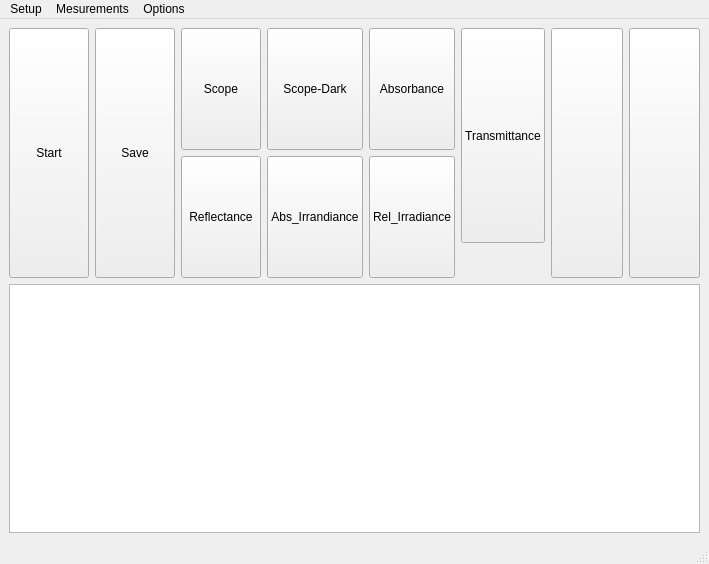
<?xml version="1.0" encoding="UTF-8"?>
<ui version="4.0">
 <class>MainWindow</class>
 <widget class="QMainWindow" name="MainWindow">
  <property name="geometry">
   <rect>
    <x>0</x>
    <y>0</y>
    <width>709</width>
    <height>564</height>
   </rect>
  </property>
  <property name="windowTitle">
   <string>MainWindow</string>
  </property>
  <widget class="QWidget" name="centralwidget">
   <layout class="QVBoxLayout" name="verticalLayout_6">
    <item>
     <layout class="QVBoxLayout" name="verticalLayout_5">
      <item>
       <layout class="QHBoxLayout" name="horizontalLayout_2">
        <item>
         <layout class="QHBoxLayout" name="horizontalLayout">
          <item>
           <widget class="QPushButton" name="startStopButton2">
            <property name="sizePolicy">
             <sizepolicy hsizetype="Minimum" vsizetype="Expanding">
              <horstretch>0</horstretch>
              <verstretch>0</verstretch>
             </sizepolicy>
            </property>
            <property name="text">
             <string>Start</string>
            </property>
            <property name="icon">
             <iconset>
              <normaloff>../../../../Pictures/Icons/green-play-button-png.png</normaloff>../../../../Pictures/Icons/green-play-button-png.png</iconset>
            </property>
           </widget>
          </item>
          <item>
           <widget class="QPushButton" name="saveButton">
            <property name="sizePolicy">
             <sizepolicy hsizetype="Minimum" vsizetype="Expanding">
              <horstretch>0</horstretch>
              <verstretch>0</verstretch>
             </sizepolicy>
            </property>
            <property name="text">
             <string>Save</string>
            </property>
            <property name="icon">
             <iconset>
              <normaloff>../../../../Pictures/Icons/sa.png</normaloff>../../../../Pictures/Icons/sa.png</iconset>
            </property>
           </widget>
          </item>
          <item>
           <layout class="QVBoxLayout" name="verticalLayout">
            <item>
             <widget class="QPushButton" name="scopeButton">
              <property name="sizePolicy">
               <sizepolicy hsizetype="Minimum" vsizetype="Expanding">
                <horstretch>0</horstretch>
                <verstretch>0</verstretch>
               </sizepolicy>
              </property>
              <property name="text">
               <string>Scope</string>
              </property>
             </widget>
            </item>
            <item>
             <widget class="QPushButton" name="reflectanceButton">
              <property name="sizePolicy">
               <sizepolicy hsizetype="Minimum" vsizetype="Expanding">
                <horstretch>0</horstretch>
                <verstretch>0</verstretch>
               </sizepolicy>
              </property>
              <property name="text">
               <string>Reflectance</string>
              </property>
             </widget>
            </item>
           </layout>
          </item>
          <item>
           <layout class="QVBoxLayout" name="verticalLayout_2">
            <item>
             <widget class="QPushButton" name="scope_dark">
              <property name="sizePolicy">
               <sizepolicy hsizetype="Minimum" vsizetype="Expanding">
                <horstretch>0</horstretch>
                <verstretch>0</verstretch>
               </sizepolicy>
              </property>
              <property name="text">
               <string>Scope-Dark</string>
              </property>
             </widget>
            </item>
            <item>
             <widget class="QPushButton" name="AbIrradiance">
              <property name="sizePolicy">
               <sizepolicy hsizetype="Minimum" vsizetype="Expanding">
                <horstretch>0</horstretch>
                <verstretch>0</verstretch>
               </sizepolicy>
              </property>
              <property name="text">
               <string>Abs_Irrandiance</string>
              </property>
             </widget>
            </item>
           </layout>
          </item>
          <item>
           <layout class="QVBoxLayout" name="verticalLayout_3">
            <item>
             <widget class="QPushButton" name="absorbance">
              <property name="sizePolicy">
               <sizepolicy hsizetype="Minimum" vsizetype="Expanding">
                <horstretch>0</horstretch>
                <verstretch>0</verstretch>
               </sizepolicy>
              </property>
              <property name="text">
               <string>Absorbance</string>
              </property>
             </widget>
            </item>
            <item>
             <widget class="QPushButton" name="RelIrradiance">
              <property name="sizePolicy">
               <sizepolicy hsizetype="Minimum" vsizetype="Expanding">
                <horstretch>0</horstretch>
                <verstretch>0</verstretch>
               </sizepolicy>
              </property>
              <property name="text">
               <string>Rel_Irradiance</string>
              </property>
             </widget>
            </item>
           </layout>
          </item>
          <item>
           <layout class="QVBoxLayout" name="verticalLayout_4">
            <item>
             <widget class="QPushButton" name="transmittance">
              <property name="sizePolicy">
               <sizepolicy hsizetype="Minimum" vsizetype="Expanding">
                <horstretch>0</horstretch>
                <verstretch>0</verstretch>
               </sizepolicy>
              </property>
              <property name="text">
               <string>Transmittance</string>
              </property>
             </widget>
            </item>
            <item>
             <spacer name="verticalSpacer">
              <property name="orientation">
               <enum>Qt::Vertical</enum>
              </property>
              <property name="sizeType">
               <enum>QSizePolicy::Preferred</enum>
              </property>
              <property name="sizeHint" stdset="0">
               <size>
                <width>20</width>
                <height>35</height>
               </size>
              </property>
             </spacer>
            </item>
           </layout>
          </item>
         </layout>
        </item>
        <item>
         <widget class="QPushButton" name="scaleY">
          <property name="sizePolicy">
           <sizepolicy hsizetype="Minimum" vsizetype="Expanding">
            <horstretch>0</horstretch>
            <verstretch>0</verstretch>
           </sizepolicy>
          </property>
          <property name="text">
           <string/>
          </property>
          <property name="icon">
           <iconset>
            <normaloff>../../../../Pictures/Icons/ScaleY.jpg</normaloff>../../../../Pictures/Icons/ScaleY.jpg</iconset>
          </property>
         </widget>
        </item>
        <item>
         <widget class="QPushButton" name="scaleReset">
          <property name="sizePolicy">
           <sizepolicy hsizetype="Minimum" vsizetype="Expanding">
            <horstretch>0</horstretch>
            <verstretch>0</verstretch>
           </sizepolicy>
          </property>
          <property name="text">
           <string/>
          </property>
          <property name="icon">
           <iconset>
            <normaloff>../../../../Pictures/Icons/Reset.png</normaloff>../../../../Pictures/Icons/Reset.png</iconset>
          </property>
         </widget>
        </item>
       </layout>
      </item>
     </layout>
    </item>
    <item>
     <widget class="QGraphicsView" name="graphicsView"/>
    </item>
   </layout>
  </widget>
  <widget class="QMenuBar" name="menubar">
   <property name="geometry">
    <rect>
     <x>0</x>
     <y>0</y>
     <width>709</width>
     <height>22</height>
    </rect>
   </property>
   <widget class="QMenu" name="menuSetup">
    <property name="title">
     <string>Setup</string>
    </property>
   </widget>
   <widget class="QMenu" name="menuMesurement">
    <property name="title">
     <string>Mesurements</string>
    </property>
   </widget>
   <widget class="QMenu" name="menuOptions">
    <property name="title">
     <string>Options</string>
    </property>
   </widget>
   <addaction name="menuSetup"/>
   <addaction name="menuMesurement"/>
   <addaction name="menuOptions"/>
  </widget>
  <widget class="QStatusBar" name="statusbar"/>
 </widget>
 <resources/>
 <connections/>
</ui>
